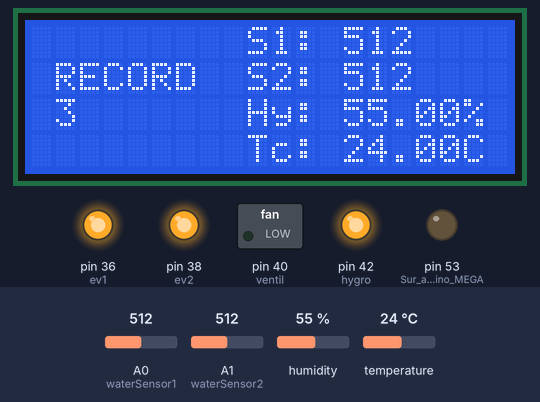
A sketch run on a simulated Arduino Mega 2560, built with avr-gcc and run on an emulated ATmega2560. Parts: 20×4 character LCD, switched loads named in the sketch (green lamp = pin HIGH), output pins drawn as LEDs (lit = HIGH). The inputs (shaded band) are chosen by the test bench; at power-on: temperature 24 °C, A0 (waterSensor1) = 512, A1 (waterSensor2) = 512, humidity 55 %. Storage starts empty; what the sketch prints to the serial monitor is not drawn.

Above: at 1.3 s.
1.4 s: temperature set to 22.4 °C
At 3.0 s:
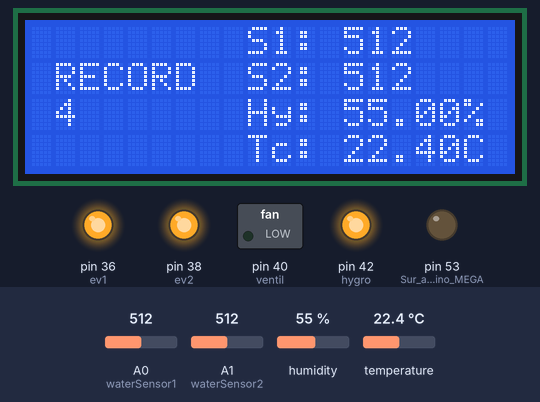
4.7 s: temperature set to 21.3 °C
At 6.9 s:
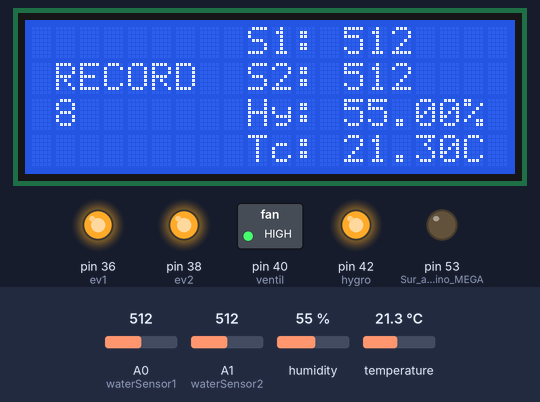
10.7 s: A0 (waterSensor1) set to 687
At 11.9 s:
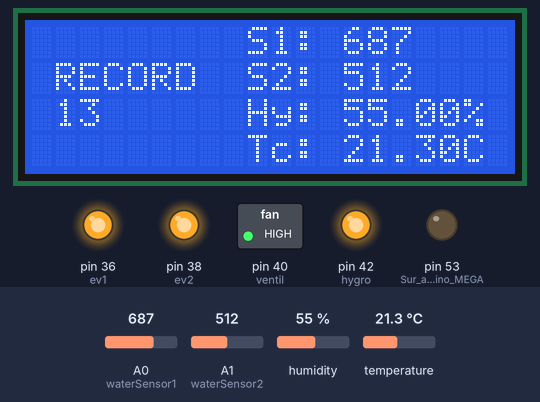
13.8 s: A0 (waterSensor1) set to 715
At 15.2 s:
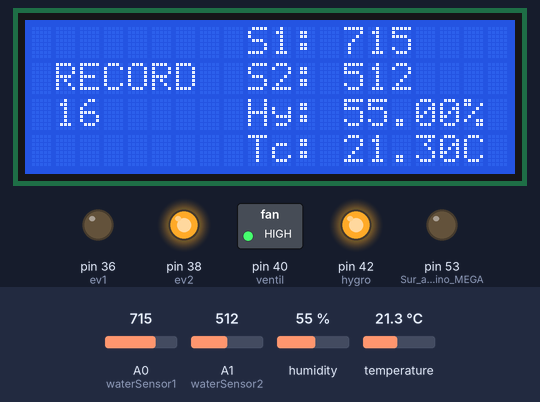
19.8 s: A1 (waterSensor2) set to 689
At 21.0 s:
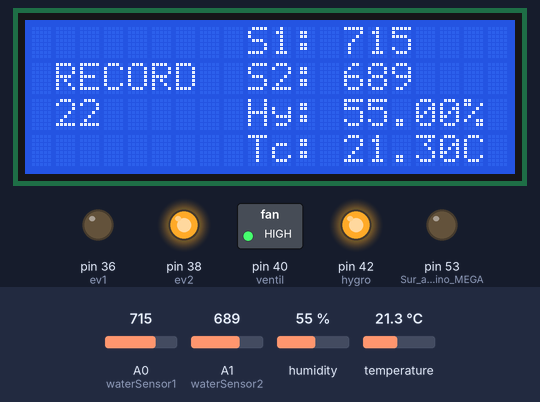
23.0 s: A1 (waterSensor2) set to 710
At 24.3 s:
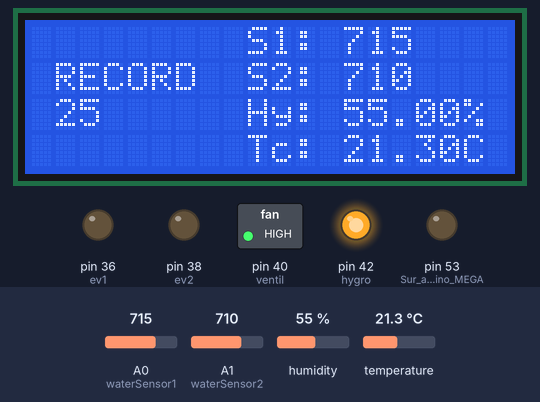
Timing chart, 0 to 26.0 s (numbered marks = the images above; inputs shaded):
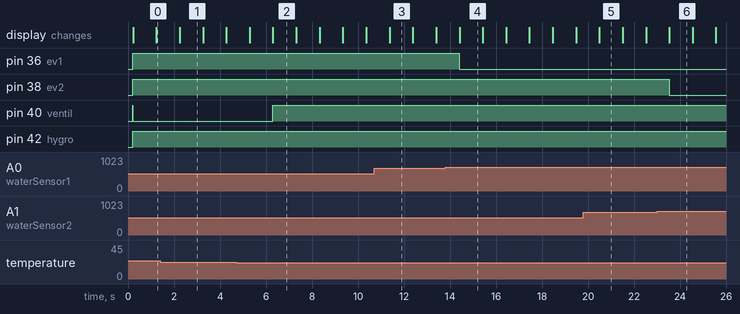

The sketch:

CODE_S3RRE_v6_hygroVerif_ino.ino
```cpp
/*
Plugs:

D22: LCD (RS)
D24: LCD (E)
D26: LCD (D4)
D28: LCD (D5)
D30: LCD (D6)
D32: LCD (D7)
D34: DHT22
D36: RELAY (IN1) EV1
D38: RELAY (IN2) EV2
D40: RELAY (IN3) Cooler
D42: RELAY (IN4) Ionizer
D50: SD (MISO)
D51: SD (MOSI)
D52: SD (SCK)
D53: SD (CS)

A0: Humidity sensor 1
A1: Humidity sensor 2
A2:
A3:
A4:
A5:
*/

// Librairies
#include "DHT.h" // librairie DHT22
DHT dht(34, DHT22); // Pin digitale 28, type de capteur DHT22
#include "LiquidCrystal.h" // librairie LCD
LiquidCrystal lcd(22, 24, 26, 28, 30, 32); // lcd(RS, E, D4, D5, D6, D7)
#include "math.h"
#include "SD.h" // librairie SD reader
Sd2Card card; SdVolume volume; SdFile root;

// Entrees analogiques
float waterSensor1 = A0; // eau 1
float waterSensor2 = A1; // eau 2

// Sorties numeriques
int ev1 = 36; // Electrovanne 1 (Relai)
int ev2 = 38; // Electrovanne 2 (Relai)
int ventil = 40; // Ventilateur
int hygro = 42; // Ionisateur

// Arrosage
boolean evState1 = LOW;
boolean evState2 = LOW;
int waterSensorValue1 = 0;
int waterSensorValue2 = 0;

// Hygrometrie / Temperature / Ventil / hygro
boolean hygroState = LOW;
boolean ventilState = HIGH;
float hygrometrie = 0;
float temperature = 0;

// Variables globales
int mesureCount = 1;
const int chipSelect = 53;

void setup(){

  Serial.begin(9600);
  lcd.begin(20, 4); // 20 colonnes, 4 lignes d'affichage LCD
  dht.begin();
  pinMode(ev1, OUTPUT);
  pinMode(ev2, OUTPUT);
  pinMode(hygro, OUTPUT);
  pinMode(ventil, OUTPUT);
  pinMode(53, OUTPUT); // Sur arduino MEGA, le pin 53 doit être défini comme sortie

  Serial.print("\nInitialisation de la carte SD ..."); // Test de présence de la carte SD
  if (!card.init(SPI_HALF_SPEED, chipSelect)){
    Serial.println("Echec d'initialisation.");
    return; }
  else{
    Serial.println("Initialisation éffectuée."); }

  Serial.print("\nType de carte :"); // Type de carte SD
  switch(card.type()){
    case SD_CARD_TYPE_SD1:
      Serial.println("SD1");
      break;
    case SD_CARD_TYPE_SD2:
      Serial.println("SD2");
      break;
    case SD_CARD_TYPE_SDHC:
      Serial.println("SDHC");
      break;
    default:
      Serial.println("Unknown"); }

  if (!volume.init(card)){
    Serial.println("Partition FAT16/32 absente.\nFormatage de la carte requis.");
    return; }

  uint32_t volumesize; // print the type and size of the first FAT-type volume
  Serial.print("\nCarte SD de type FAT");
  Serial.println(volume.fatType(), DEC);
  Serial.println();

  volumesize = volume.blocksPerCluster();
  volumesize *= volume.clusterCount();
  volumesize *= 512;
  Serial.print("Volume size (Mbytes): ");
  volumesize /= 1048576;
  Serial.println(volumesize);


  Serial.println("\nFichiers sur la carte (name, date and size): ");
  root.openRoot(volume);
  root.ls(LS_R | LS_DATE | LS_SIZE);

}  //Fin du setup

void loop(){

  // Lecture arrosage
  waterSensorValue1 = analogRead(waterSensor1);
  waterSensorValue2 = analogRead(waterSensor2);

  // Lecture hygrometrie /température
  hygrometrie = dht.readHumidity();
  temperature = dht.readTemperature();

  // Lecture pH
  //phSensorValue = analogRead(phSensor);
  //ph = map(phSensorValue, 0, 1024, 0, 14);

  // Test de valeurs
  if(isnan(waterSensorValue1) || isnan(waterSensorValue2) ||
  isnan(hygrometrie) || isnan(temperature)) {
    lcd.clear();
    lcd.setCursor(2, 0); // Ligne 2
    lcd.print("PROBLEM ENCOUNTED");
    lcd.setCursor(4, 1); // Ligne 2
    lcd.print("- - - - - - -");
    if(isnan(waterSensorValue1) || isnan(waterSensorValue2)) {
      lcd.setCursor(1, 2); // Ligne 3
      lcd.print("Failed to read from");
      lcd.setCursor(3, 3); // Ligne 3
      lcd.print("ground sensor!"); }
    if(isnan(hygrometrie) || isnan(temperature)) {
      lcd.setCursor(1, 2); // Ligne 3
      lcd.print("Failed to read from");
      lcd.setCursor(5, 3); // Ligne 3
      lcd.print("DHT sensor!"); }
    delay(10000); } //Temps entre deux mesures
  else{


// - - - - - - - - - - - - - - - - - - - - - - - - - - - - - - - -
// - - - - - - - - - - - - ARROSAGE - - - - - - - - - - - - - - - -
// - - - - - - - - - - - - - - - - - - - - - - - - - - - - - - - -

    if((waterSensorValue1 < 500) && (evState1 == LOW)){ // Valeur si inférieure à && électrovanne ouverte --> on ferme
      Serial.print(waterSensorValue1); Serial.print(" ");
      evState1 = HIGH;
      digitalWrite(ev1, evState1); }
    else{
      Serial.print(waterSensorValue1); Serial.print(" "); }

    if((waterSensorValue2 < 500) && (evState2 == LOW)){
      Serial.print(waterSensorValue2); Serial.print(" ");
      evState2 = HIGH;
      digitalWrite(ev2, evState2); }
    else{
      Serial.print(waterSensorValue2); Serial.print(" "); }


    if((waterSensorValue1 > 700) && (evState1 == HIGH)){ // Valeur si supérieure à && électrovanne fermée --> on ouvre
      evState1 = LOW;
      digitalWrite(ev1, evState1); }

    if((waterSensorValue2 > 700) && (evState2 == HIGH)){
      evState2 = LOW;
      digitalWrite(ev2, evState2); }


    if((waterSensorValue1 > 500) && (waterSensorValue1 < 700)){ // Si entre les deux valeurs, on ferme de toute façon
      evState1 = HIGH;
      digitalWrite(ev1, evState1); }

    if((waterSensorValue2 > 500) && (waterSensorValue2 < 700)){
      evState2 = HIGH;
      digitalWrite(ev2, evState2); }


// - - - - - - - - - - - - - - - - - - - - - - - - - - - - - - - -
// - - - - - - - - - - - - HYGROMETRIE - - - - - - -
// - - - - - - - - - - - - - - - - - - - - - - - - - - - - - - - -


    if((hygrometrie < 70) && (hygroState == LOW)){ // Seuil hygrometrie minimum
      Serial.print(hygrometrie); Serial.print(" ");
      hygroState = HIGH;
      digitalWrite(hygro, hygroState); }
    else if((hygrometrie > 95) && (ventilState == LOW)){ // Seuil hygrometrie max
      Serial.print(hygrometrie); Serial.print(" ");
      ventilState = HIGH;
      digitalWrite(ventil, ventilState); }
    else{
      Serial.print(hygrometrie); Serial.print(" "); }


    if((hygrometrie > 80) && (hygroState == HIGH)){
      hygroState == LOW;
      digitalWrite(hygro, hygroState); }
    else if((hygrometrie < 87) && (ventilState == HIGH)){
      ventilState == LOW;
      digitalWrite(ventil, ventilState); }


// - - - - - - - - - - - - - - - - - - - - - - - - - - - - - - - -
// - - - - - - - - - - - - TEMPERATURE - - - - - - -
// - - - - - - - - - - - - - - - - - - - - - - - - - - - - - - - -
// Vérif cooler + relais faite, branchement sur bornes normalement fermées,

    if((temperature > 22) && (ventilState == HIGH)){ // Valeur donnee pour un seuil de 27°C
      Serial.print(temperature); Serial.println(" ");
      ventilState = LOW;
      digitalWrite(ventil, ventilState); }
    else if((temperature < 22) && (ventilState == LOW)){
      ventilState = HIGH;
      digitalWrite(ventil, ventilState); }
    else{
      Serial.print(temperature); Serial.println(" "); }


    if((temperature > 25) && (ventilState == LOW)){
      ventilState = HIGH;
      digitalWrite(ventil, ventilState); }


// - - - - - - - - - - - - - - - - - - - - - - - - - - - - - - - -
// - - - - - - - - - - - - AFFICHAGE LCD - - - - - - - - - - - - -
// - - - - - - - - - - - - - - - - - - - - - - - - - - - - - - - -


    mesureCount ++;
    lcd.clear();
    lcd.setCursor(1, 1);
    lcd.print("RECORD") ;
    lcd.setCursor(1, 2);
    lcd.print(mesureCount);
    lcd.setCursor(9, 0);
    lcd.print("S1: "); lcd.print(waterSensorValue1);
    lcd.setCursor(9, 1);
    lcd.print("S2: "); lcd.print(waterSensorValue2);
    lcd.setCursor(9, 2);
    lcd.print("Hy: "); lcd.print(hygrometrie); lcd.print("%");
    lcd.setCursor(9, 3);
    lcd.print("Tc: "); lcd.print(temperature); lcd.print("C");


    delay(1000); // Delai entre deux mesures

  }
} // Fin du loop


  /*
   - - - - - - - - - Capteurs d'humidite du sol - - - - - - - - -
   resistance en pont variable : +5v, GND, A0
   Electrovanne : GND, D13
   Relais normalement ouvert, ferme quand +5V
   Ferme un circuit 12V commandant l'EV

   Fonctionne avec la librairie LiquidCrystal vous aurez besoin de 6 sorties de l'arduino, vous trouverez facilement le schéma de branchement en faisant une recherche du nom du contrôleur HD44780.
   N'oubliez pas le potentiomètre de contraste, sinon vous risquez de croire que votre écran ne fonctionne pas.

humidity : 0-100%RH;
temperature : -40~125 Celsius
  */
```

Measured:
- the behaviour switches between 22 and 21.9 °C on temperature (found by bisection; images 1 and 2)
- the behaviour switches between 700 and 701 on A0 (waterSensor1) (found by bisection; images 3 and 4)
- the behaviour switches between 700 and 701 on A1 (waterSensor2) (found by bisection; images 5 and 6)
- after the input at 4.7 s, pin 40 (ventil): LOW → HIGH after 1.6 s
- after the input at 13.8 s, pin 36 (ev1): HIGH → LOW after 0.60 s
- after the input at 23.0 s, pin 38 (ev2): HIGH → LOW after 0.52 s
- what the display in image 1 shows lasts 1.0 s, from 2.3 s to 3.3 s
